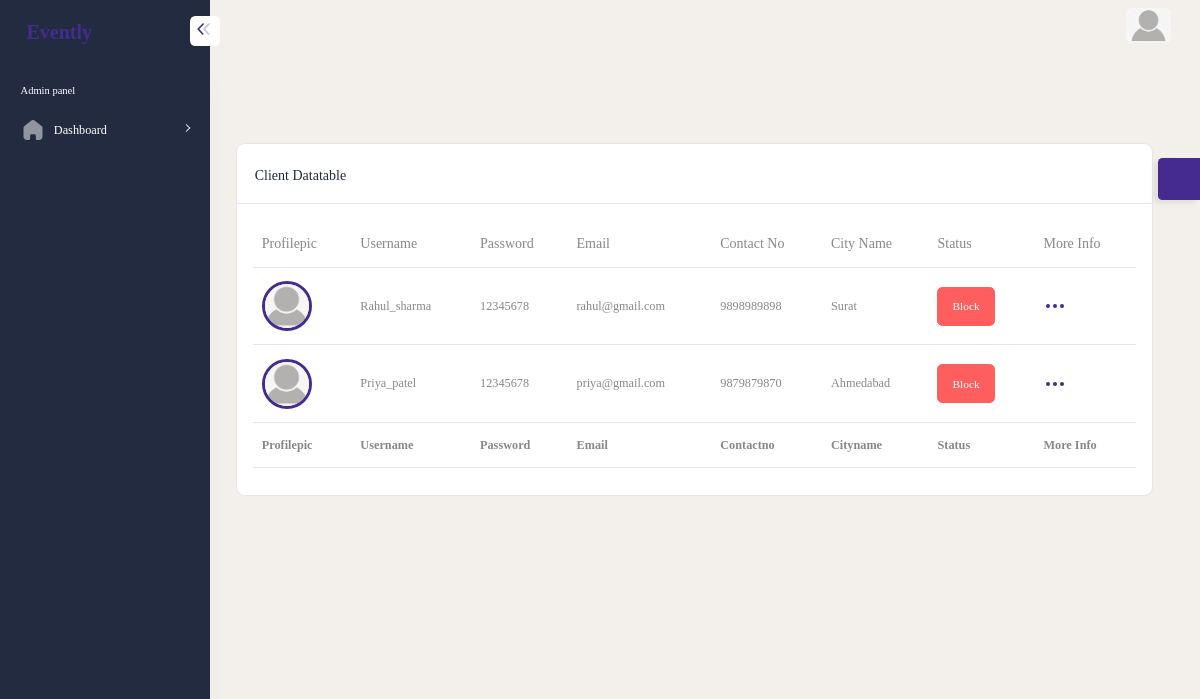
Screenshot of /index.php/admin/admin/userdisplay with the database file from the repository.
### tables this page shows
CREATE TABLE IF NOT EXISTS `tblclient` (
  `clientid` int(11) NOT NULL AUTO_INCREMENT,
  `username` varchar(100) NOT NULL,
  `password` varchar(255) NOT NULL,
  `email` varchar(150) NOT NULL,
  `contactno` varchar(20) NOT NULL,
  `profilepic` varchar(255) DEFAULT 'default.png',
  `bio` text DEFAULT NULL,
  `cityid` int(11) DEFAULT NULL,
  `status` tinyint(1) NOT NULL DEFAULT 0,
  `default` int(11) NOT NULL DEFAULT 0,
  `created_at` timestamp NOT NULL DEFAULT CURRENT_TIMESTAMP,
  PRIMARY KEY (`clientid`)
);

CREATE TABLE IF NOT EXISTS `tblcity` (
  `cityid` int(11) NOT NULL AUTO_INCREMENT,
  `cityname` varchar(100) NOT NULL,
  `stateid` int(11) NOT NULL,
  PRIMARY KEY (`cityid`),
  KEY `fk_city_state` (`stateid`)
);

### application/controllers/admin/Admin.php (called while the page is built, shortened)
<?php
class Admin extends CI_Controller {
    public function __construct()
    {
    	$this->load->model("admin/DisplayM","dm");
    }
	public function userdisplay()
	{
		$temp=[
            "post"=>$this->dm->displayclient(),
            "cat"=>$this->dm->getAllCity()
        ];
		$this->load->view('admin/userdisplay',$temp);
	}
}
?>

### index.php (called while the page is built, shortened)
<?php
require_once BASEPATH.'core/CodeIgniter.php';

### application/models/admin/DisplayM.php (called while the page is built, shortened)
<?php
    class DisplayM extends CI_Model
    {
        public function displayclient()
        {
          return $this->db->select("*,cat.cityname as catname")->from("tblclient c")->join("tblcity cat","c.cityid=cat.cityid ")->get()->result();
        }
    }
?>

### application/views/admin/userdisplay.php (the view, shortened to what this page needs)
<!DOCTYPE html>
<html lang="en">
<head>
    <?= include_once('topscripts.php') ?>
</head>
<body>
    <div id="main-wrapper">
        <?= include_once('nav.php') ?>
        <?= include_once("header.php") ?>
        <?= include_once("sidebar.php") ?>
        <div class="content-body">
            <div class="container-fluid">
                <div class="container-fluid pt-0 ps-0 pe-lg-4 pe-0">
                    <div class="row">
                        <div class="col-md-12">
                            <div class="card dz-card" id="accordion-one">
                                <div class="card-header flex-wrap">
                                    <div>
                                        <h4 class="card-title">Client Datatable</h4>
                                    </div>
                                </div>
                                <div class="tab-content" id="myTabContent">
                                    <div class="tab-pane fade show active" id="Preview" role="tabpanel" aria-labelledby="home-tab">
                                        <div class="card-body pt-0">
                                            <div class="table-responsive">
                                                <table id="example" class="display table" style="min-width: 845px">
                                                    <thead>
                                                        <tr>
                                                            <th>Profilepic</th>
                                                            <th>Username</th>
                                                            <th>Password</th>
                                                            <th>Email</th>
                                                            <th>Contact No</th>
                                                            <th>City Name</th>
                                                            <th>Status</th>
                                                            <th>More Info</th>
                                                        </tr>
                                                    </thead>
                                                    <tbody>
                                                        <?php
                                                        foreach ($post as $p) {
                                                        ?>
                                                            <tr>
                                                                <td><img style="height:50px;width: 50px;object-fit: cover;border:3px solid" class="rounded-circle border-primary" src="<?= base_url("resources/media/images/" . $p->profilepic) ?>" alt=""></td>
                                                                <td class="text-capitalize"><?= $p->username ?></td>
                                                                <td><?= $p->password ?></td>
                                                                <td><?= $p->email ?></td>
                                                                <td><?= $p->contactno ?></td>
                                                                <td><?= $p->catname ?></td>
                                                                <td>
                                                                    <?php
                                                                if ($p->status==0) {
                                                            ?>
                                                                    <a class="btn btn-danger me-1" href="<?= site_url("admin/Admin/blockuser/$p->clientid") ?>"> Block</a>
                                                                    <?php
                                                                }
                                                                    ?>
                                            </td>
                                                                <td>
                                                                    <div class="btn-link" data-bs-toggle="dropdown">
                                                                    </div>
                                                                </td>
                                                            </tr>
                                                        <?php
                                                        }
                                                        ?>
                                                    </tbody>
                                                    <tfoot>
                                                        <tr>
                                                            <th>Profilepic</th>
                                                            <th>Username</th>
                                                            <th>Password</th>
                                                            <th>Email</th>
                                                            <th>Contactno</th>
                                                            <th>Cityname</th>
                                                            <th>Status</th>
                                                            <th>More Info</th>
                                                        </tr>
                                                    </tfoot>
                                                </table>
                                            </div>
                                        </div>
                                    </div>
                                </div>
                            </div>
                        </div>
                    </div>
                </div>
            </div>
        </div>
</body>
</html>

### rows the page displays
tblclient: profilepic (placeholder picture), username "Rahul_sharma", password "12345678", email "rahul@gmail.com", contactno "9898989898", cityid.cityname "Surat"
tblclient: profilepic (placeholder picture), username "Priya_patel", password "12345678", email "priya@gmail.com", contactno "9879879870", cityid.cityname "Ahmedabad"
